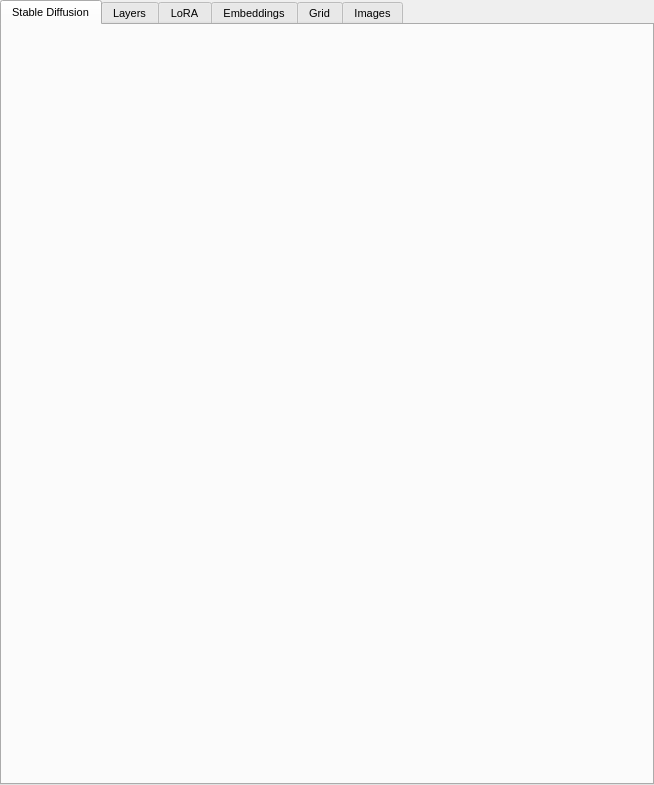
<?xml version="1.0" encoding="UTF-8"?>
<ui version="4.0">
 <class>stablediffusion_tool_tab_widget</class>
 <widget class="QWidget" name="stablediffusion_tool_tab_widget">
  <property name="geometry">
   <rect>
    <x>0</x>
    <y>0</y>
    <width>654</width>
    <height>785</height>
   </rect>
  </property>
  <property name="windowTitle">
   <string>Form</string>
  </property>
  <layout class="QGridLayout" name="gridLayout_3">
   <property name="leftMargin">
    <number>0</number>
   </property>
   <property name="topMargin">
    <number>0</number>
   </property>
   <property name="rightMargin">
    <number>0</number>
   </property>
   <property name="bottomMargin">
    <number>0</number>
   </property>
   <property name="spacing">
    <number>0</number>
   </property>
   <item row="0" column="0">
    <widget class="QTabWidget" name="tool_tab_widget_container">
     <property name="minimumSize">
      <size>
       <width>0</width>
       <height>0</height>
      </size>
     </property>
     <property name="maximumSize">
      <size>
       <width>16777215</width>
       <height>16777215</height>
      </size>
     </property>
     <property name="font">
      <font>
       <pointsize>8</pointsize>
      </font>
     </property>
     <property name="cursor">
      <cursorShape>ArrowCursor</cursorShape>
     </property>
     <property name="acceptDrops">
      <bool>false</bool>
     </property>
     <property name="tabPosition">
      <enum>QTabWidget::TabPosition::North</enum>
     </property>
     <property name="currentIndex">
      <number>0</number>
     </property>
     <widget class="QWidget" name="tab_3">
      <attribute name="title">
       <string>Stable Diffusion</string>
      </attribute>
      <layout class="QGridLayout" name="gridLayout_4">
       <property name="leftMargin">
        <number>10</number>
       </property>
       <property name="topMargin">
        <number>10</number>
       </property>
       <property name="rightMargin">
        <number>0</number>
       </property>
       <property name="bottomMargin">
        <number>0</number>
       </property>
       <property name="horizontalSpacing">
        <number>0</number>
       </property>
       <property name="verticalSpacing">
        <number>10</number>
       </property>
       <item row="0" column="0" rowspan="2" colspan="2">
        <widget class="StableDiffusionSettingsWidget" name="stable_diffusion_widget" native="true"/>
       </item>
      </layout>
     </widget>
     <widget class="QWidget" name="tab_2">
      <attribute name="title">
       <string>Layers</string>
      </attribute>
      <layout class="QGridLayout" name="gridLayout_5">
       <property name="leftMargin">
        <number>0</number>
       </property>
       <property name="topMargin">
        <number>0</number>
       </property>
       <property name="rightMargin">
        <number>0</number>
       </property>
       <property name="bottomMargin">
        <number>0</number>
       </property>
       <item row="0" column="0">
        <widget class="QSplitter" name="layer_tab_splitter">
         <property name="orientation">
          <enum>Qt::Orientation::Vertical</enum>
         </property>
         <widget class="CanvasLayerContainerWidget" name="canvas_layer_container" native="true"/>
         <widget class="ImageManipulationToolsContainer" name="image_manipulation_tools_container" native="true"/>
        </widget>
       </item>
      </layout>
     </widget>
     <widget class="QWidget" name="tab_6">
      <attribute name="title">
       <string>LoRA</string>
      </attribute>
      <layout class="QGridLayout" name="gridLayout_7">
       <property name="leftMargin">
        <number>0</number>
       </property>
       <property name="topMargin">
        <number>0</number>
       </property>
       <property name="rightMargin">
        <number>0</number>
       </property>
       <property name="bottomMargin">
        <number>0</number>
       </property>
       <property name="horizontalSpacing">
        <number>0</number>
       </property>
       <property name="verticalSpacing">
        <number>10</number>
       </property>
       <item row="0" column="0">
        <widget class="LoraContainerWidget" name="lora_container_widget" native="true"/>
       </item>
      </layout>
     </widget>
     <widget class="QWidget" name="tab_7">
      <attribute name="title">
       <string>Embeddings</string>
      </attribute>
      <layout class="QGridLayout" name="gridLayout_8">
       <property name="leftMargin">
        <number>0</number>
       </property>
       <property name="topMargin">
        <number>0</number>
       </property>
       <property name="rightMargin">
        <number>0</number>
       </property>
       <property name="bottomMargin">
        <number>0</number>
       </property>
       <property name="horizontalSpacing">
        <number>0</number>
       </property>
       <property name="verticalSpacing">
        <number>10</number>
       </property>
       <item row="0" column="0">
        <widget class="EmbeddingsContainerWidget" name="embeddings_container_widget" native="true"/>
       </item>
      </layout>
     </widget>
     <widget class="QWidget" name="tab_4">
      <attribute name="title">
       <string>Grid</string>
      </attribute>
      <layout class="QGridLayout" name="gridLayout_2">
       <item row="0" column="0">
        <widget class="QScrollArea" name="scrollArea">
         <property name="widgetResizable">
          <bool>true</bool>
         </property>
         <widget class="QWidget" name="scrollAreaWidgetContents">
          <property name="geometry">
           <rect>
            <x>0</x>
            <y>0</y>
            <width>630</width>
            <height>738</height>
           </rect>
          </property>
          <layout class="QGridLayout" name="gridLayout">
           <item row="0" column="0">
            <widget class="QSplitter" name="splitter">
             <property name="orientation">
              <enum>Qt::Orientation::Vertical</enum>
             </property>
             <widget class="GridPreferencesWidget" name="grid_preferences" native="true">
              <property name="sizePolicy">
               <sizepolicy hsizetype="Preferred" vsizetype="Preferred">
                <horstretch>0</horstretch>
                <verstretch>0</verstretch>
               </sizepolicy>
              </property>
             </widget>
             <widget class="ActiveGridSettingsWidget" name="active_grid_settings_widget" native="true"/>
            </widget>
           </item>
          </layout>
         </widget>
        </widget>
       </item>
      </layout>
     </widget>
     <widget class="QWidget" name="tab">
      <attribute name="title">
       <string>Images</string>
      </attribute>
      <layout class="QGridLayout" name="gridLayout_9">
       <item row="0" column="0">
        <widget class="BatchContainer" name="widget" native="true"/>
       </item>
      </layout>
     </widget>
    </widget>
   </item>
  </layout>
 </widget>
 <customwidgets>
  <customwidget>
   <class>StableDiffusionSettingsWidget</class>
   <extends>QWidget</extends>
   <header>airunner/components/art/gui/widgets/stablediffusion/stable_diffusion_settings_widget</header>
   <container>1</container>
  </customwidget>
  <customwidget>
   <class>ActiveGridSettingsWidget</class>
   <extends>QWidget</extends>
   <header>airunner/components/art/gui/widgets/active_grid_settings/active_grid_settings_widget</header>
   <container>1</container>
  </customwidget>
  <customwidget>
   <class>LoraContainerWidget</class>
   <extends>QWidget</extends>
   <header>airunner/components/art/gui/widgets/lora/lora_container_widget</header>
   <container>1</container>
  </customwidget>
  <customwidget>
   <class>EmbeddingsContainerWidget</class>
   <extends>QWidget</extends>
   <header>airunner/components/art/gui/widgets/embeddings/embeddings_container_widget</header>
   <container>1</container>
  </customwidget>
  <customwidget>
   <class>GridPreferencesWidget</class>
   <extends>QWidget</extends>
   <header>airunner/components/art/gui/widgets/grid_preferences/grid_preferences_widget</header>
   <container>1</container>
  </customwidget>
  <customwidget>
   <class>BatchContainer</class>
   <extends>QWidget</extends>
   <header>airunner/components/art/gui/widgets/canvas/batch_container</header>
   <container>1</container>
  </customwidget>
  <customwidget>
   <class>CanvasLayerContainerWidget</class>
   <extends>QWidget</extends>
   <header>airunner/components/art/gui/widgets/canvas/canvas_layer_container_widget</header>
   <container>1</container>
  </customwidget>
  <customwidget>
   <class>ImageManipulationToolsContainer</class>
   <extends>QWidget</extends>
   <header>airunner/components/art/gui/widgets/canvas/image_manipulation_tools_container</header>
   <container>1</container>
  </customwidget>
 </customwidgets>
 <resources>
  <include location="../../../../../../gui/resources/feather.qrc"/>
 </resources>
 <connections/>
</ui>
